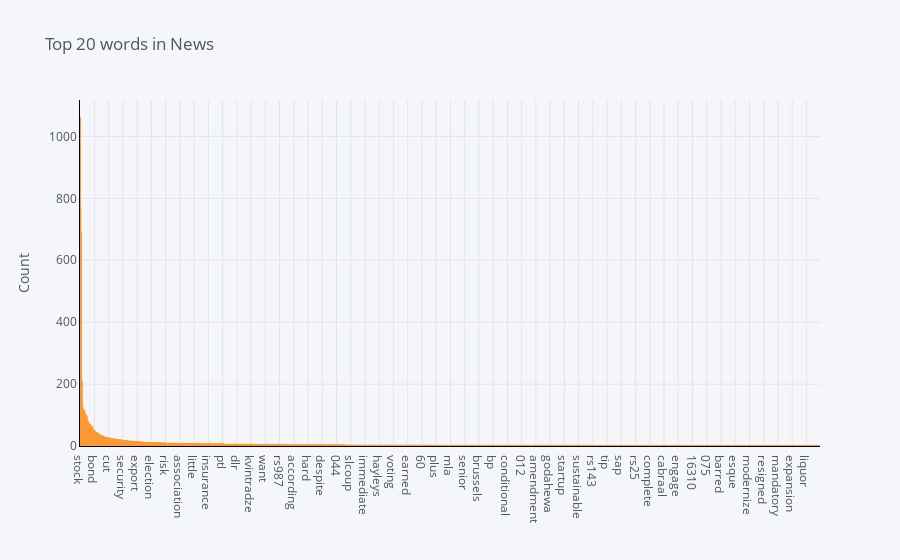

Notebook code cell kept with this figure:
### Code cell
from sklearn.feature_extraction.text import CountVectorizer
import cufflinks as cf
cf.go_offline()
cf.set_config_file(offline=False, world_readable=True)

def get_top_n_words(corpus, n=None):
    vec = CountVectorizer(stop_words = 'english').fit(corpus)
    bag_of_words = vec.transform(corpus)
    sum_words = bag_of_words.sum(axis=0) 
    words_freq = [(word, sum_words[0, idx]) for word, idx in vec.vocabulary_.items()]
    words_freq =sorted(words_freq, key = lambda x: x[1], reverse=True)
    return words_freq[:n]
common_words = get_top_n_words(temp['News'])

df2 = pd.DataFrame(common_words, columns = ['News' , 'count'])
df2=df2.iloc[2:,:]
df2.groupby('News').sum()['count'].sort_values(ascending=False).iplot(
    kind='bar', yTitle='Count', linecolor='black', title='Top 20 words in News')

### Figure 1 — Plotly figure (JSON) as saved in the notebook; plotly's stock layout.template omitted (floating-point values rounded to 4 significant figures; data arrays with more than 128 entries replaced by an {"elided": "..."} marker saying what was removed)
{"data": [{"marker": {"color": "rgba(255, 153, 51, 0.6)", "line": {"color": "rgba(255, 153, 51, 1.0)", "width": 1}}, "name": "count", "orientation": "v", "text": "", "type": "bar", "x": {"elided": "1663 str values"}, "y": {"elided": "1663 int values"}}], "layout": {"legend": {"bgcolor": "#F5F6F9", "font": {"color": "#4D5663"}}, "paper_bgcolor": "#F5F6F9", "plot_bgcolor": "#F5F6F9", "title": {"font": {"color": "#4D5663"}, "text": "Top 20 words in News"}, "xaxis": {"gridcolor": "#E1E5ED", "linecolor": "black", "showgrid": true, "tickfont": {"color": "#4D5663"}, "title": {"font": {"color": "#4D5663"}, "text": ""}, "zerolinecolor": "#E1E5ED"}, "yaxis": {"gridcolor": "#E1E5ED", "linecolor": "black", "showgrid": true, "tickfont": {"color": "#4D5663"}, "title": {"font": {"color": "#4D5663"}, "text": "Count"}, "zerolinecolor": "#E1E5ED"}}}
